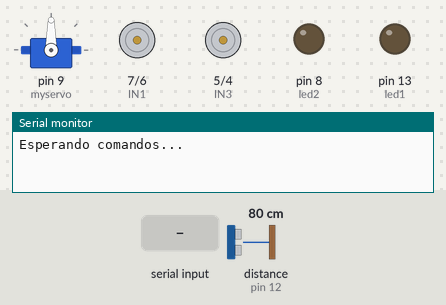
Simulated run of this sketch. Board: Arduino Uno, built with avr-gcc and run on an emulated ATmega328P. Shown: servo, motor-driver pin pairs drawn as motors (green arrow = first pin HIGH = forward, orange = second pin HIGH = backward, longer = more drive, scaled by the enable pin), output pins drawn as LEDs (lit = HIGH), the last lines printed to the serial monitor. The test bench sets the inputs (shaded band); at power-on: distance to the obstacle (sensor on pin 12) 80 cm. The echo pulse lasts 58.3 µs per cm; pins used as bus, display or sensor lines are not drawn.

Above: at 1.2 s.
1.3 s: "1" received over Serial
At 3.41 s:
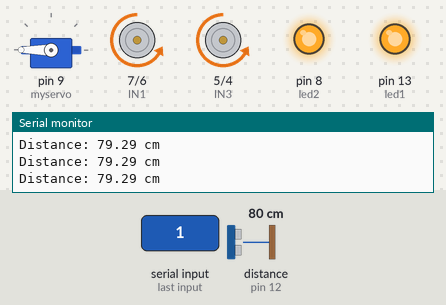
4.3 s: distance to the obstacle (sensor on pin 12) set to 27 cm
7.3 s: distance to the obstacle (sensor on pin 12) set to 24 cm
8.8 s: "0" received over Serial
At 9.4 s:
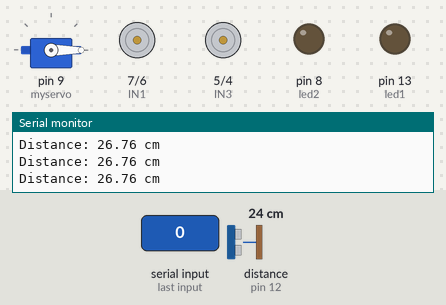
10.3 s: "1" received over Serial
At 12.35 s:
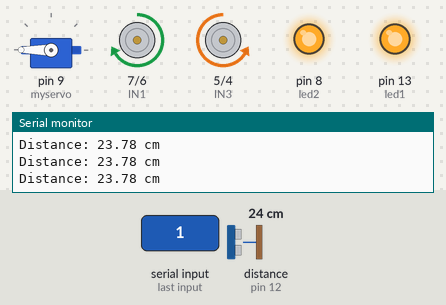
13.3 s: distance to the obstacle (sensor on pin 12) set to 35 cm
At 14.7 s:
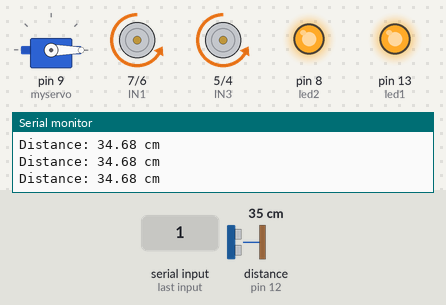
Timing chart, 0 to 16.3 s (numbered marks = the images above; inputs shaded):
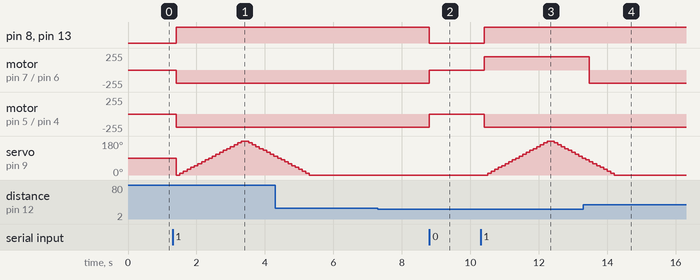

The sketch:

Pratica_RoboCarrinho_01.ino
```cpp
#include <Servo.h>
#define TXpin 1
#define RXpin 0

// pinos de saída para os motores
#define IN1 7  //controle motor 1
#define IN2 6
#define IN3 5 // controle motor 2
#define IN4 4

//sensor ultrassônico
int led1 = 13;
int led2 = 8;
int echo = 12;
int trig = 3;

//servo motor
Servo myservo;
float distance;
long duration;

// pinos para velocidade dos motores
#define ENA 10
#define ENB 11

void setup() {
  Serial.begin(9600);
  pinMode(13, OUTPUT);
  pinMode(8, OUTPUT);
  pinMode(IN1, OUTPUT);
  pinMode(IN2, OUTPUT);
  pinMode(IN3, OUTPUT);
  pinMode(IN4, OUTPUT);
  pinMode(ENA, OUTPUT);
  pinMode(ENB, OUTPUT);

  pinMode(trig, OUTPUT);
  pinMode(echo, INPUT);
  myservo.attach(9);

  // velocidade dos motores, entre 0 e 255
  analogWrite(ENA, 200);
  analogWrite(ENB, 200);

  Serial.println("Esperando comandos...");
}

float lerDist() {
  digitalWrite(trig, LOW);
  delayMicroseconds(2);
  digitalWrite(trig, HIGH);
  delayMicroseconds(10);
  digitalWrite(trig, LOW);

  duration = pulseIn(echo, HIGH);
  distance = duration * 0.034 / 2;

  Serial.print("Distance: ");
  Serial.print(distance);
  Serial.println(" cm");
  delay(100);

  return distance;
}

void movimento(float dist) {
  digitalWrite(led1, HIGH);
  digitalWrite(led2, HIGH);
  if (dist < 25) {
    // move pra direita
    digitalWrite(IN1, HIGH);
    digitalWrite(IN2, LOW);
    digitalWrite(IN3, LOW);
    digitalWrite(IN4, HIGH);
  }
  else {
    // move pra frente
    digitalWrite(IN1, LOW);
    digitalWrite(IN2, HIGH);
    digitalWrite(IN3, LOW);
    digitalWrite(IN4, HIGH);
  }
}

char cha;

void loop() {
  cha = Serial.read();

  if (cha == '1') {
    for (int pos = 0; pos <= 180; pos += 10) {
      lerDist();
      myservo.write(pos);
      movimento(distance);
    }
    /*
    lerDisi();
    digitalWrite(led1, HIGH);
    digitalWrite(led2, HIGH);
    if (dist > 25) {
      digitalWrite(IN1, LOW);
      digitalWrite(IN2, HIGH);
      digitalWrite(IN3, LOW);
      digitalWrite(IN4, HIGH);
    }
    else {
      digitalWrite(IN1, LOW);
      digitalWrite(IN2, LOW);
      digitalWrite(IN3, LOW);
      digitalWrite(IN4, LOW);
      digitalWrite(led1, LOW);
      digitalWrite(led2, LOW);
      for (int pos = 0; pos <= 180; pos += 10) {
        if (lerDist() > 55) {
          digitalWrite(IN1, LOW);
          digitalWrite(IN2, HIGH);
          digitalWrite(IN3, HIGH);
          digitalWrite(IN4, LOW);
        }
      }
      for (int pos = 180; pos >= 0; pos += 10) {
        if (lerDist() > 55) {
          digitalWrite(IN1, HIGH);
          digitalWrite(IN2, LOW);
          digitalWrite(IN3, LOW);
          digitalWrite(IN4, HIGH);
        }
      }
    }
    */
    for (int pos = 180; pos >= 0; pos -= 10) {
      lerDist();
      myservo.write(pos);
      movimento(distance);
    }
  }
  else if (cha == '0') {
    digitalWrite(IN1, LOW);
    digitalWrite(IN2, LOW);
    digitalWrite(IN3, LOW);
    digitalWrite(IN4, LOW);
    digitalWrite(led1, LOW);
    digitalWrite(led2, LOW);
  }
}
```

Measured:
- after the input at 1.3 s, pin 8 (led2), pin 13 (led1): LOW → HIGH after 0.11 s; motor on pin 7 (IN1) / pin 6 (IN2), motor on pin 5 (IN3) / pin 4 (IN4): stopped → backward 200/255 after 0.11 s; servo on pin 9 (myservo): 90° → 0° after 0.11 s, → 10° 0.11 s later, → 20° 0.11 s later, → 30° 0.11 s later, … (27 changes in this stretch)
- after the input at 7.3 s, every drawn part: stays the same
- after the input at 8.8 s, pin 8 (led2), pin 13 (led1): HIGH → LOW at once; motor on pin 7 (IN1) / pin 6 (IN2), motor on pin 5 (IN3) / pin 4 (IN4): backward 200/255 → stopped at once
- after the input at 10.3 s, pin 8 (led2), pin 13 (led1): LOW → HIGH after 0.10 s; motor on pin 7 (IN1) / pin 6 (IN2): stopped → forward 200/255 after 0.10 s; motor on pin 5 (IN3) / pin 4 (IN4): stopped → backward 200/255 after 0.10 s; servo on pin 9 (myservo): rises from 0° to 180° in 1.7 s, then falls to 90° in 1.0 s
- after the input at 13.3 s, motor on pin 7 (IN1) / pin 6 (IN2): forward 200/255 → backward 200/255 after 0.18 s
